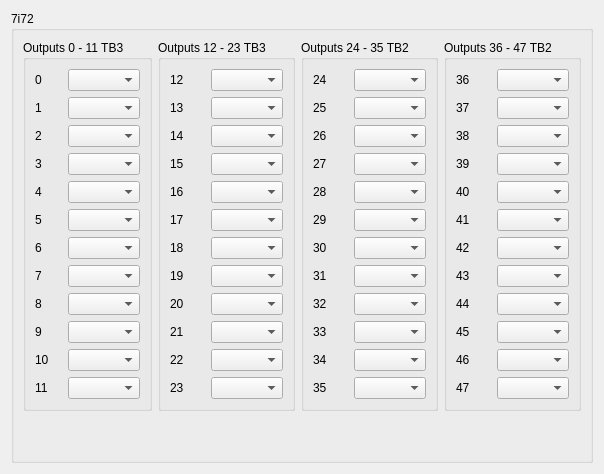
          <widget class="QWidget" name="ss7i72">
           <layout class="QGridLayout" name="gridLayout_77">
            <item row="0" column="0">
             <widget class="QGroupBox" name="groupBox_36">
              <property name="title">
               <string>7i72</string>
              </property>
              <layout class="QGridLayout" name="gridLayout_99">
               <item row="0" column="0">
                <widget class="QGroupBox" name="groupBox_51">
                 <property name="title">
                  <string>Outputs 0 - 11 TB3</string>
                 </property>
                 <layout class="QGridLayout" name="gridLayout_95">
                  <item row="2" column="0">
                   <widget class="QLabel" name="label_676">
                    <property name="text">
                     <string>2</string>
                    </property>
                   </widget>
                  </item>
                  <item row="6" column="0">
                   <widget class="QLabel" name="label_677">
                    <property name="text">
                     <string>6</string>
                    </property>
                   </widget>
                  </item>
                  <item row="1" column="0">
                   <widget class="QLabel" name="label_678">
                    <property name="text">
                     <string>1</string>
                    </property>
                   </widget>
                  </item>
                  <item row="4" column="0">
                   <widget class="QLabel" name="label_679">
                    <property name="text">
                     <string>4</string>
                    </property>
                   </widget>
                  </item>
                  <item row="11" column="0">
                   <widget class="QLabel" name="label_680">
                    <property name="text">
                     <string>11</string>
                    </property>
                   </widget>
                  </item>
                  <item row="7" column="0">
                   <widget class="QLabel" name="label_681">
                    <property name="text">
                     <string>7</string>
                    </property>
                   </widget>
                  </item>
                  <item row="9" column="0">
                   <widget class="QLabel" name="label_682">
                    <property name="text">
                     <string>9</string>
                    </property>
                   </widget>
                  </item>
                  <item row="10" column="0">
                   <widget class="QLabel" name="label_683">
                    <property name="text">
                     <string>10</string>
                    </property>
                   </widget>
                  </item>
                  <item row="8" column="0">
                   <widget class="QLabel" name="label_684">
                    <property name="text">
                     <string>8</string>
                    </property>
                   </widget>
                  </item>
                  <item row="5" column="0">
                   <widget class="QLabel" name="label_685">
                    <property name="text">
                     <string>5</string>
                    </property>
                   </widget>
                  </item>
                  <item row="0" column="1">
                   <widget class="QComboBox" name="ss7i72out_0"/>
                  </item>
                  <item row="0" column="0">
                   <widget class="QLabel" name="label_416">
                    <property name="text">
                     <string>0</string>
                    </property>
                   </widget>
                  </item>
                  <item row="3" column="0">
                   <widget class="QLabel" name="label_686">
                    <property name="text">
                     <string>3</string>
                    </property>
                   </widget>
                  </item>
                  <item row="1" column="1">
                   <widget class="QComboBox" name="ss7i72out_1"/>
                  </item>
                  <item row="2" column="1">
                   <widget class="QComboBox" name="ss7i72out_2"/>
                  </item>
                  <item row="3" column="1">
                   <widget class="QComboBox" name="ss7i72out_3"/>
                  </item>
                  <item row="4" column="1">
                   <widget class="QComboBox" name="ss7i72out_4"/>
                  </item>
                  <item row="5" column="1">
                   <widget class="QComboBox" name="ss7i72out_5"/>
                  </item>
                  <item row="6" column="1">
                   <widget class="QComboBox" name="ss7i72out_6"/>
                  </item>
                  <item row="7" column="1">
                   <widget class="QComboBox" name="ss7i72out_7"/>
                  </item>
                  <item row="8" column="1">
                   <widget class="QComboBox" name="ss7i72out_8"/>
                  </item>
                  <item row="9" column="1">
                   <widget class="QComboBox" name="ss7i72out_9"/>
                  </item>
                  <item row="10" column="1">
                   <widget class="QComboBox" name="ss7i72out_10"/>
                  </item>
                  <item row="11" column="1">
                   <widget class="QComboBox" name="ss7i72out_11"/>
                  </item>
                 </layout>
                </widget>
               </item>
               <item row="0" column="1">
                <widget class="QGroupBox" name="groupBox_52">
                 <property name="title">
                  <string>Outputs 12 - 23 TB3</string>
                 </property>
                 <layout class="QGridLayout" name="gridLayout_96">
                  <item row="2" column="0">
                   <widget class="QLabel" name="label_687">
                    <property name="text">
                     <string>14</string>
                    </property>
                   </widget>
                  </item>
                  <item row="3" column="0">
                   <widget class="QLabel" name="label_690">
                    <property name="text">
                     <string>15</string>
                    </property>
                   </widget>
                  </item>
                  <item row="9" column="0">
                   <widget class="QLabel" name="label_689">
                    <property name="text">
                     <string>21</string>
                    </property>
                   </widget>
                  </item>
                  <item row="0" column="0">
                   <widget class="QLabel" name="label_692">
                    <property name="text">
                     <string>12</string>
                    </property>
                   </widget>
                  </item>
                  <item row="10" column="0">
                   <widget class="QLabel" name="label_694">
                    <property name="text">
                     <string>22</string>
                    </property>
                   </widget>
                  </item>
                  <item row="4" column="0">
                   <widget class="QLabel" name="label_693">
                    <property name="text">
                     <string>16</string>
                    </property>
                   </widget>
                  </item>
                  <item row="11" column="0">
                   <widget class="QLabel" name="label_688">
                    <property name="text">
                     <string>23</string>
                    </property>
                   </widget>
                  </item>
                  <item row="6" column="0">
                   <widget class="QLabel" name="label_697">
                    <property name="text">
                     <string>18</string>
                    </property>
                   </widget>
                  </item>
                  <item row="1" column="0">
                   <widget class="QLabel" name="label_698">
                    <property name="text">
                     <string>13</string>
                    </property>
                   </widget>
                  </item>
                  <item row="7" column="0">
                   <widget class="QLabel" name="label_696">
                    <property name="text">
                     <string>19</string>
                    </property>
                   </widget>
                  </item>
                  <item row="5" column="0">
                   <widget class="QLabel" name="label_695">
                    <property name="text">
                     <string>17</string>
                    </property>
                   </widget>
                  </item>
                  <item row="8" column="0">
                   <widget class="QLabel" name="label_691">
                    <property name="text">
                     <string>20</string>
                    </property>
                   </widget>
                  </item>
                  <item row="0" column="1">
                   <widget class="QComboBox" name="ss7i72out_12"/>
                  </item>
                  <item row="1" column="1">
                   <widget class="QComboBox" name="ss7i72out_13"/>
                  </item>
                  <item row="2" column="1">
                   <widget class="QComboBox" name="ss7i72out_14"/>
                  </item>
                  <item row="3" column="1">
                   <widget class="QComboBox" name="ss7i72out_15"/>
                  </item>
                  <item row="4" column="1">
                   <widget class="QComboBox" name="ss7i72out_16"/>
                  </item>
                  <item row="5" column="1">
                   <widget class="QComboBox" name="ss7i72out_17"/>
                  </item>
                  <item row="6" column="1">
                   <widget class="QComboBox" name="ss7i72out_18"/>
                  </item>
                  <item row="7" column="1">
                   <widget class="QComboBox" name="ss7i72out_19"/>
                  </item>
                  <item row="8" column="1">
                   <widget class="QComboBox" name="ss7i72out_20"/>
                  </item>
                  <item row="9" column="1">
                   <widget class="QComboBox" name="ss7i72out_21"/>
                  </item>
                  <item row="10" column="1">
                   <widget class="QComboBox" name="ss7i72out_22"/>
                  </item>
                  <item row="11" column="1">
                   <widget class="QComboBox" name="ss7i72out_23"/>
                  </item>
                 </layout>
                </widget>
               </item>
               <item row="0" column="3">
                <widget class="QGroupBox" name="groupBox_54">
                 <property name="title">
                  <string>Outputs 36 - 47 TB2</string>
                 </property>
                 <layout class="QGridLayout" name="gridLayout_98">
                  <item row="5" column="0">
                   <widget class="QLabel" name="label_712">
                    <property name="text">
                     <string>41</string>
                    </property>
                   </widget>
                  </item>
                  <item row="9" column="0">
                   <widget class="QLabel" name="label_716">
                    <property name="text">
                     <string>45</string>
                    </property>
                   </widget>
                  </item>
                  <item row="8" column="0">
                   <widget class="QLabel" name="label_717">
                    <property name="text">
                     <string>44</string>
                    </property>
                   </widget>
                  </item>
                  <item row="1" column="0">
                   <widget class="QLabel" name="label_718">
                    <property name="text">
                     <string>37</string>
                    </property>
                   </widget>
                  </item>
                  <item row="7" column="0">
                   <widget class="QLabel" name="label_715">
                    <property name="text">
                     <string>43</string>
                    </property>
                   </widget>
                  </item>
                  <item row="4" column="0">
                   <widget class="QLabel" name="label_721">
                    <property name="text">
                     <string>40</string>
                    </property>
                   </widget>
                  </item>
                  <item row="6" column="0">
                   <widget class="QLabel" name="label_714">
                    <property name="text">
                     <string>42</string>
                    </property>
                   </widget>
                  </item>
                  <item row="3" column="0">
                   <widget class="QLabel" name="label_722">
                    <property name="text">
                     <string>39</string>
                    </property>
                   </widget>
                  </item>
                  <item row="0" column="0">
                   <widget class="QLabel" name="label_720">
                    <property name="text">
                     <string>36</string>
                    </property>
                   </widget>
                  </item>
                  <item row="11" column="0">
                   <widget class="QLabel" name="label_719">
                    <property name="text">
                     <string>47</string>
                    </property>
                   </widget>
                  </item>
                  <item row="10" column="0">
                   <widget class="QLabel" name="label_711">
                    <property name="text">
                     <string>46</string>
                    </property>
                   </widget>
                  </item>
                  <item row="2" column="0">
                   <widget class="QLabel" name="label_713">
                    <property name="text">
                     <string>38</string>
                    </property>
                   </widget>
                  </item>
                  <item row="0" column="1">
                   <widget class="QComboBox" name="ss7i72out_36"/>
                  </item>
                  <item row="1" column="1">
                   <widget class="QComboBox" name="ss7i72out_37"/>
                  </item>
                  <item row="2" column="1">
                   <widget class="QComboBox" name="ss7i72out_38"/>
                  </item>
                  <item row="3" column="1">
                   <widget class="QComboBox" name="ss7i72out_39"/>
                  </item>
                  <item row="4" column="1">
                   <widget class="QComboBox" name="ss7i72out_40"/>
                  </item>
                  <item row="5" column="1">
                   <widget class="QComboBox" name="ss7i72out_41"/>
                  </item>
                  <item row="6" column="1">
                   <widget class="QComboBox" name="ss7i72out_42"/>
                  </item>
                  <item row="7" column="1">
                   <widget class="QComboBox" name="ss7i72out_43"/>
                  </item>
                  <item row="8" column="1">
                   <widget class="QComboBox" name="ss7i72out_44"/>
                  </item>
                  <item row="9" column="1">
                   <widget class="QComboBox" name="ss7i72out_45"/>
                  </item>
                  <item row="10" column="1">
                   <widget class="QComboBox" name="ss7i72out_46"/>
                  </item>
                  <item row="11" column="1">
                   <widget class="QComboBox" name="ss7i72out_47"/>
                  </item>
                 </layout>
                </widget>
               </item>
               <item row="0" column="2">
                <widget class="QGroupBox" name="groupBox_53">
                 <property name="title">
                  <string>Outputs 24 - 35 TB2</string>
                 </property>
                 <layout class="QGridLayout" name="gridLayout_97">
                  <item row="11" column="0">
                   <widget class="QLabel" name="label_702">
                    <property name="text">
                     <string>35</string>
                    </property>
                   </widget>
                  </item>
                  <item row="8" column="0">
                   <widget class="QLabel" name="label_701">
                    <property name="text">
                     <string>32</string>
                    </property>
                   </widget>
                  </item>
                  <item row="6" column="0">
                   <widget class="QLabel" name="label_707">
                    <property name="text">
                     <string>30</string>
                    </property>
                   </widget>
                  </item>
                  <item row="2" column="0">
                   <widget class="QLabel" name="label_706">
                    <property name="text">
                     <string>26</string>
                    </property>
                   </widget>
                  </item>
                  <item row="9" column="0">
                   <widget class="QLabel" name="label_700">
                    <property name="text">
                     <string>33</string>
                    </property>
                   </widget>
                  </item>
                  <item row="0" column="0">
                   <widget class="QLabel" name="label_699">
                    <property name="text">
                     <string>24</string>
                    </property>
                   </widget>
                  </item>
                  <item row="1" column="0">
                   <widget class="QLabel" name="label_704">
                    <property name="text">
                     <string>25</string>
                    </property>
                   </widget>
                  </item>
                  <item row="5" column="0">
                   <widget class="QLabel" name="label_709">
                    <property name="text">
                     <string>29</string>
                    </property>
                   </widget>
                  </item>
                  <item row="4" column="0">
                   <widget class="QLabel" name="label_710">
                    <property name="text">
                     <string>28</string>
                    </property>
                   </widget>
                  </item>
                  <item row="10" column="0">
                   <widget class="QLabel" name="label_703">
                    <property name="text">
                     <string>34</string>
                    </property>
                   </widget>
                  </item>
                  <item row="3" column="0">
                   <widget class="QLabel" name="label_705">
                    <property name="text">
                     <string>27</string>
                    </property>
                   </widget>
                  </item>
                  <item row="7" column="0">
                   <widget class="QLabel" name="label_708">
                    <property name="text">
                     <string>31</string>
                    </property>
                   </widget>
                  </item>
                  <item row="0" column="1">
                   <widget class="QComboBox" name="ss7i72out_24"/>
                  </item>
                  <item row="1" column="1">
                   <widget class="QComboBox" name="ss7i72out_25"/>
                  </item>
                  <item row="2" column="1">
                   <widget class="QComboBox" name="ss7i72out_26"/>
                  </item>
                  <item row="3" column="1">
                   <widget class="QComboBox" name="ss7i72out_27"/>
                  </item>
                  <item row="4" column="1">
                   <widget class="QComboBox" name="ss7i72out_28"/>
                  </item>
                  <item row="5" column="1">
                   <widget class="QComboBox" name="ss7i72out_29"/>
                  </item>
                  <item row="6" column="1">
                   <widget class="QComboBox" name="ss7i72out_30"/>
                  </item>
                  <item row="7" column="1">
                   <widget class="QComboBox" name="ss7i72out_31"/>
                  </item>
                  <item row="8" column="1">
                   <widget class="QComboBox" name="ss7i72out_32"/>
                  </item>
                  <item row="9" column="1">
                   <widget class="QComboBox" name="ss7i72out_33"/>
                  </item>
                  <item row="10" column="1">
                   <widget class="QComboBox" name="ss7i72out_34"/>
                  </item>
                  <item row="11" column="1">
                   <widget class="QComboBox" name="ss7i72out_35"/>
                  </item>
                 </layout>
                </widget>
               </item>
               <item row="1" column="0">
                <spacer name="verticalSpacer_12">
                 <property name="orientation">
                  <enum>Qt::Vertical</enum>
                 </property>
                 <property name="sizeHint" stdset="0">
                  <size>
                   <width>20</width>
                   <height>40</height>
                  </size>
                 </property>
                </spacer>
               </item>
              </layout>
             </widget>
            </item>
           </layout>
          </widget>
